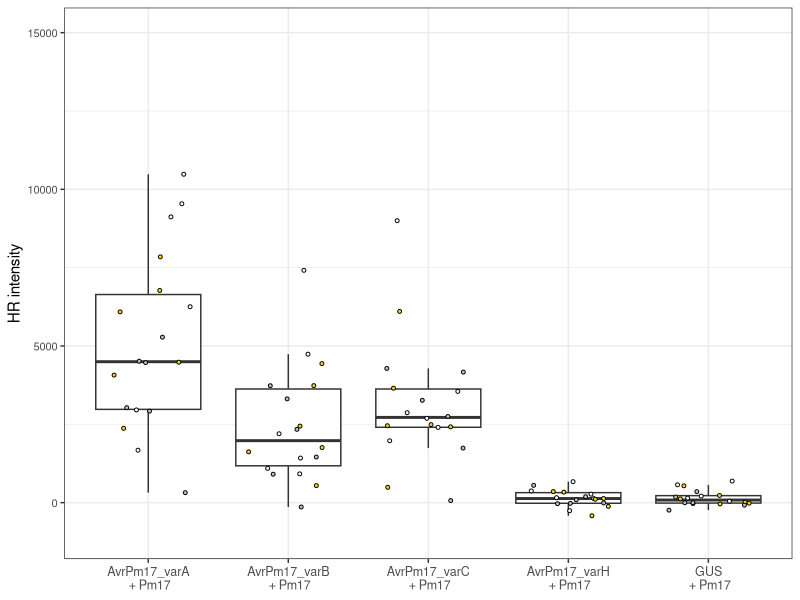
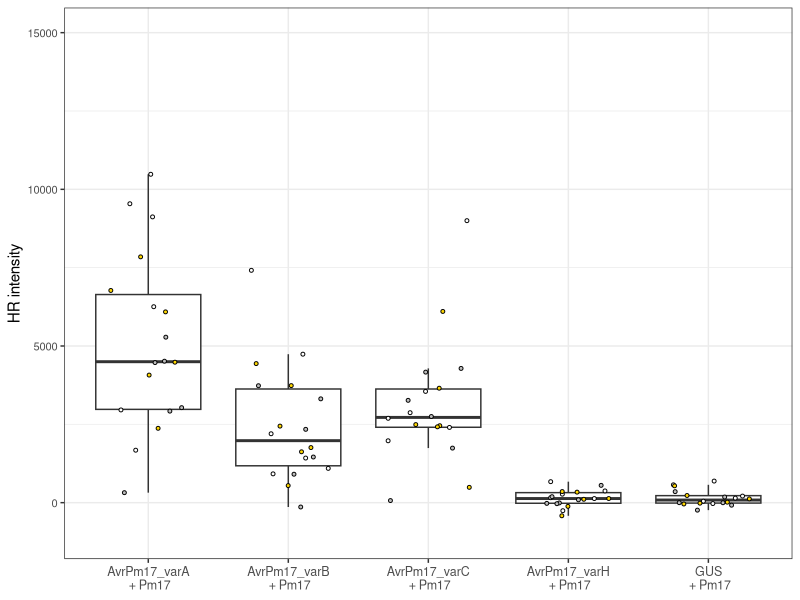

Recreate these plots in R, in order.
## ---- chunk 1
knitr::opts_chunk$set(echo = TRUE)
## ---- chunk 2
library(ggplot2)
library(reshape2)
## ---- chunk 3
dataAvrPm17=read.table("quant_white.txt",h=T)
head(dataAvrPm17)
dataAvrPm17Melt=melt(dataAvrPm17)
plotAvrPm17=ggplot(dataAvrPm17Melt) + geom_boxplot(aes(x=combinations,y=value), outlier.shape = NA) + geom_jitter(aes(x=combinations,y=value, fill=variable),shape = 21, colour = "black", width=0.3,height=0,set.seed(4),size=1.0) +
  ylab("HR intensity") +
  scale_fill_manual(values=c("white","white","white","white","white","white","gold1","gold1","gold1","gold1","gold1","gold1","grey","grey","grey","grey","grey","grey")) +
  scale_x_discrete(labels=c("AvrPm17_varA\n + Pm17","AvrPm17_varB\n + Pm17","AvrPm17_varC\n + Pm17","AvrPm17_varH\n + Pm17","GUS\n + Pm17")) +
  theme_bw() +
  theme(legend.position = "none",axis.title.x=element_blank(),axis.text.x=element_text(size=9),axis.text.y=element_text(size=8.0)) +
  ylim(-1000,15000)

plotAvrPm17

# plotAvrPm17 + coord_flip()
ggsave("plotAvrPm17.pdf", width=5.5, height=3.2)
## ---- chunk 4
kruskal.test(value ~ combinations, data = dataAvrPm17Melt)
pairwise.wilcox.test(dataAvrPm17Melt$value, dataAvrPm17Melt$combinations,
                 p.adjust.method = "BH")
